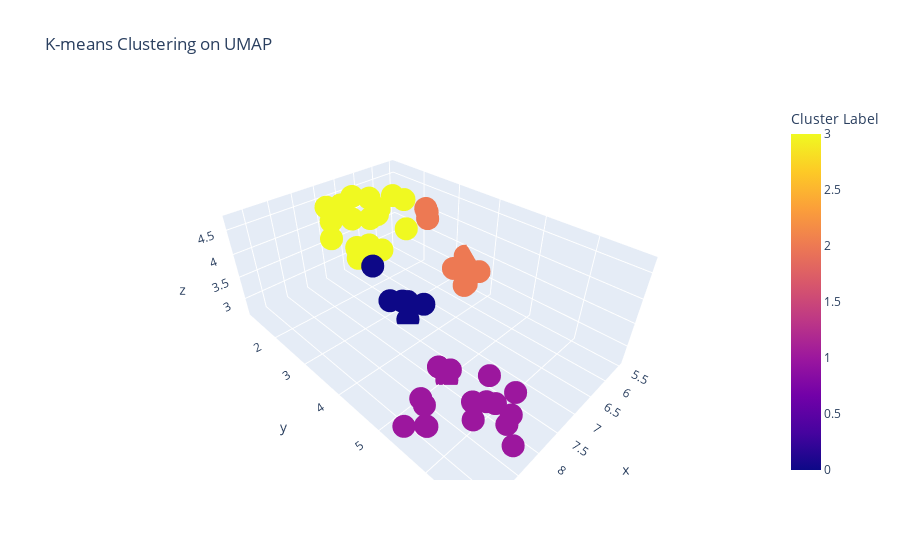

This figure's notebook cell:
### Code cell
import umap
import pandas as pd
import plotly.express as px
from sklearn.cluster import KMeans

# Step 1: Drop the 'user_state' column as it's just an identifier and not used for UMAP
df_total_clustering_cleaned = df_total_clustering.drop(columns=['user_state'])

print(df_total_clustering_cleaned.shape)
# Fill NaN values with 0
df_cleaned = df_total_clustering_cleaned.fillna(0)
# Assuming df_total_clustering_cleaned is the cleaned dataframe (no 'user_state')
# Apply UMAP to reduce dimensions to 3
umap_3d = umap.UMAP(n_components=3, random_state=42)
embedding_3d = umap_3d.fit_transform(df_cleaned)

# Perform KMeans clustering with 4 clusters
kmeans = KMeans(n_clusters=4, random_state=42)
kmeans_labels = kmeans.fit_predict(embedding_3d)

# Add the cluster labels back to the dataframe
df_cleaned['Cluster'] = kmeans_labels
df_cleaned['user_state'] = df_total_clustering['user_state']  # Assuming original_df has 'user_state'

#Plot the 3D UMAP with Plotly and only show 'user_state' on hover
fig = px.scatter_3d(df_cleaned, x=embedding_3d[:, 0], y=embedding_3d[:, 1], z=embedding_3d[:, 2],
                    color='Cluster', title="K-means Clustering on UMAP",
                    labels={'Cluster': 'Cluster Label'},
                    hover_data={'user_state': True, 'Cluster': False})  # Only show user_state on hover, hide Cluster

fig.show()

# Output states in each cluster
clustered_states = {}
for cluster_num in range(4):
    states_in_cluster = df_cleaned[df_cleaned['Cluster'] == cluster_num]['user_state'].tolist()
    clustered_states[cluster_num] = states_in_cluster

# Print out the states in each cluster
for cluster_num, states in clustered_states.items():
    print(f"Cluster {cluster_num}: {states}")

### Figure 1 — Plotly figure (JSON) as saved in the notebook; plotly's stock layout.template omitted (floating-point values rounded to 4 significant figures)
{"data": [{"customdata": [["Alabama", 3], ["Alaska", 0], ["Arizona", 3], ["Arkansas", 3], ["California", 1], ["Colorado", 1], ["Connecticut", 2], ["Delaware", 0], ["Florida", 1], ["Georgia", 2], ["Hawaii", 3], ["Idaho", 3], ["Illinois", 1], ["Indiana", 1], ["Iowa", 3], ["Kansas", 3], ["Kentucky", 1], ["Louisiana", 3], ["Maine", 0], ["Maryland", 1], ["Massachusetts", 1], ["Michigan", 2], ["Minnesota", 2], ["Mississippi", 3], ["Missouri", 1], ["Montana", 3], ["Nebraska", 3], ["Nevada", 3], ["New Hampshire", 0], ["New Jersey", 1], ["New Mexico", 3], ["New York", 1], ["North Carolina", 2], ["North Dakota", 3], ["Ohio", 1], ["Oklahoma", 3], ["Oregon", 2], ["Pennsylvania", 1], ["Rhode Island", 1], ["South Carolina", 1], ["South Dakota", 3], ["Tennessee", 2], ["Texas", 0], ["Utah", 3], ["Vermont", 1], ["Virginia", 2], ["Washington", 1], ["West Virginia", 0], ["Wisconsin", 2], ["Wyoming", 3]], "hovertemplate": "x=%{x}<br>y=%{y}<br>z=%{z}<br>user_state=%{customdata[0]}<extra></extra>", "legendgroup": "", "marker": {"color": [3, 0, 3, 3, 1, 1, 2, 0, 1, 2, 3, 3, 1, 1, 3, 3, 1, 3, 0, 1, 1, 2, 2, 3, 1, 3, 3, 3, 0, 1, 3, 1, 2, 3, 1, 3, 2, 1, 1, 1, 3, 2, 0, 3, 1, 2, 1, 0, 2, 3], "coloraxis": "coloraxis", "symbol": "circle"}, "mode": "markers", "name": "", "scene": "scene", "showlegend": false, "type": "scatter3d", "x": [6.641, 7.162, 7.147, 7.111, 9.248, 7.828, 5.727, 7.287, 8.238, 6.531, 6.85, 6.599, 8.062, 8.451, 6.651, 6.717, 8.481, 7.539, 7.434, 8.473, 8.958, 6.033, 5.979, 7.011, 8.315, 6.975, 6.209, 7.745, 7.333, 7.925, 7.629, 8.165, 5.941, 7.036, 9.122, 6.367, 5.514, 8.786, 7.948, 8.473, 7.172, 5.707, 7.348, 7.436, 7.925, 5.6, 8.629, 7.02, 6.34, 7.269], "y": [1.946, 3.144, 2.188, 2.237, 5.432, 5.04, 3.34, 3.431, 6.478, 3.216, 1.278, 2.329, 6.137, 6.047, 2.754, 1.741, 6.255, 2.32, 2.627, 6.022, 5.606, 2.673, 3.423, 1.572, 6.563, 2.37, 2.224, 1.797, 2.968, 4.858, 1.682, 6.046, 3.702, 1.18, 5.74, 1.538, 3.335, 5.383, 6.37, 6.754, 1.796, 3.564, 3.501, 1.257, 5.056, 3.793, 5.147, 3.605, 3.012, 1.949], "z": [4.324, 2.907, 3.789, 4.374, 2.983, 2.819, 3.12, 2.671, 3.056, 4.513, 3.935, 4.716, 3.071, 2.965, 4.176, 4.516, 3.548, 3.911, 3.615, 3.347, 2.877, 4.371, 3.264, 3.426, 3.399, 3.678, 4.476, 4.01, 2.912, 2.827, 4.302, 3.66, 2.958, 4.288, 3.162, 3.963, 3.322, 3.01, 3.401, 3.071, 4.709, 2.817, 3.181, 4.396, 2.663, 3.182, 2.84, 2.996, 4.511, 3.428]}], "layout": {"coloraxis": {"colorbar": {"title": {"text": "Cluster Label"}}, "colorscale": [[0, "#0d0887"], [0.1111, "#46039f"], [0.2222, "#7201a8"], [0.3333, "#9c179e"], [0.4444, "#bd3786"], [0.5556, "#d8576b"], [0.6667, "#ed7953"], [0.7778, "#fb9f3a"], [0.8889, "#fdca26"], [1, "#f0f921"]]}, "legend": {"tracegroupgap": 0}, "scene": {"domain": {"x": [0, 1], "y": [0, 1]}, "xaxis": {"title": {"text": "x"}}, "yaxis": {"title": {"text": "y"}}, "zaxis": {"title": {"text": "z"}}}, "title": {"text": "K-means Clustering on UMAP"}}}
